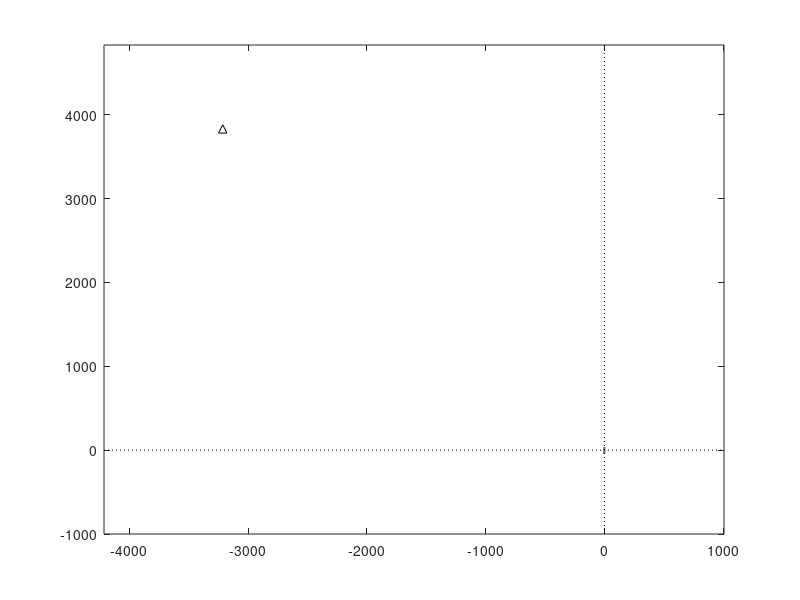

Here is the MATLAB script that generated this plot: (Note: this script raises an error after producing the figure.)
% =======================================================================
% project732    (includes scenario editor)
% =======================================================================
% Initialize ============================================================
clear
close all
clc
warning off 
% basic inputs ==========================================================

fc=2000;         % MHz  Carrier frequency
F=4;             % sampling rate: fraction of wave length
V=10;            % m/s MS1 speed 
NFFT=64;         % Number of points in FFT
Nsamples=400;    % Number of route samples 
avPower=-20;     % sigma^2  Raverage power
delaystep=1e-7   % delay discretization setep in s
step_f=0.01;     % Freq axis step MHz

% geometry inputs ========================================================

dBS=5000;     
angleBS=130;
BSx=dBS*cosd(angleBS) % location of transmitter (BS) x-coordinate
BSy=dBS*sind(angleBS)  % location of transmitter (BS) y-coordinate

% locations of point scatterers =========================================

fig=figure;
plot(BSx,BSy,'k^'), hold on

% indirect parameters ===================================================

lambdac=300/fc;    % m wavelength
Dx=lambdac/F;      % m sampling spacing 
ts=Dx/V;           % s time sampling interval
fs=1/ts;           % Hz sampling frequency
kc=2*pi/lambdac;   % propagation constant
fm=V/lambdac       % max Doppler shift
cc=3e8;            % speed of light

%========================================================================
% axes
% =======================================================================
timeaxis=ts.*[0:Nsamples-1];
Doppleraxis=([0:NFFT-1]-NFFT/2)*(fs/(NFFT-1));
faxis=[1999:step_f:2001];    % Freq axis in  MHz
% DELAY AXIS DEPENDS ON MAX DELAY, SET LATER 

% ========================================================================
MS0=-V*timeaxis(end)/2;   % initial location of receiver (MS) x-coordinate

MSx=MS0+V.*timeaxis;    % MS route along x-axis
MSy=zeros(Nsamples,1)';  % MS route along x-axis (y=0)
plot(MSx,MSy,'k','LineWidth',5)

MINx=min(min(BSx,MSx))-1000;
MAXx=max(max(BSx,MSx))+1000;
MINy=min(min(BSy,MSy))-1000;
MAXy=max(max(BSy,MSy))+1000;
axis([MINx MAXx MINy MAXy])
plot([0 0],[MINy MAXy], 'k:')
plot([MINx MAXx],[0 0], 'k:')

%=========================================================================
% SCENARIO EDITOR 
% ========================================================================
% placing point-scatterers in propagation scenario.

[SCx,SCy] = getpts(fig);
NSC=length(SCx);
plot(SCx,SCy,'k+');
xlabel('Distance (m)')
ylabel('Distance (m)')

% =======================================================================
% calculate distance matrix 
% =======================================================================

distBSSC=sqrt((BSx-SCx).^2+(BSy-SCy).^2);

distBSSCext=repmat(distBSSC,1,Nsamples);

distSCMS=zeros(NSC,Nsamples);
for ii=1:Nsamples
    distSCMS(:,ii)=sqrt((SCx-MSx(ii)).^2+SCy.^2);
end

distBSSCMS=distBSSCext+distSCMS;

% ======================================================================

distBSMS1aux=sqrt((BSx-MSx).^2+(BSy-MSy).^2);   
distBSMS1=min(min(distBSMS1aux));               % Ref distance is min BSMS dist 

% a=(distBSMS1./distBSSC(:)).*(distBSMS1./distSCMS(:,1));
a=(distBSMS1./sqrt(distBSSC(:))).*(distBSMS1./sqrt(distSCMS(:,1)));  % <-----

DeltaPower=avPower-10*log10(sum(a.^2));
deltaa=10.^(DeltaPower/20);             % to achieve reference power
a=deltaa*a;

% =====================================================================
% Define time-varying complex magnitudes of point scatterer contributions 
% amplitudes remain constant while phases change

aa=zeros(NSC,Nsamples);     % create variable 

for k1=1:Nsamples           % scan route points
    for k2=1:NSC            % scan scatterers
        aa(k2,k1)=a(k2)*exp(-j*kc*distBSSCMS(k2,k1));  % time-varying phase
    end
end

% ======================================================================

distBSSCMS1=distBSSCMS-distBSMS1;     % set a new refernece for delays wrt to 
DelaysNormalized=distBSSCMS1/cc;      % arrival of direct ray, here assumed 
                                      % to be totally blocked 
% DelaysNormalized=distBSSCMS/cc; 
                                      
DelaysNormalized=round(DelaysNormalized/delaystep);  % quantify delays delaystep (s)

auxx=size(DelaysNormalized);

auxx2=max(max(DelaysNormalized))+1;    % to include 0 ns delay
ImpulseResponse=zeros(auxx(2),auxx2);     % Create delay profile with step delaystep (s)

for jj=1:auxx(2)           % scan route locations
    for ii=1:auxx(1)       % scan scatterers
        indexx=DelaysNormalized(ii,jj)+1;               %<--------- ????
        ImpulseResponse(jj,indexx)=ImpulseResponse(jj,indexx)+aa(ii,jj);     
                                    % put in corresponding delay bin 
                                    % complex amplitude of delta
    end
end

axisdelayprofile=[0:auxx2-1];   % axis in delaystep units
figure, hold
for ii=1:Nsamples
 stem(axisdelayprofile*delaystep*1e6,abs(ImpulseResponse(ii,:)))  
 % delays in us
 % accumulate deltas with time and delay on same plot
end
xlabel('Delay (\mus)')
ylabel('Relative signal level (lin.units)')
title('Absoultue value of time varying impulse response, h(\tau;t)')

figure,stem3(axisdelayprofile*delaystep*1e6,timeaxis,abs(ImpulseResponse))
% delays in us
view(3)
xlabel('Delay (\mus)')
ylabel('Time (s)')
zlabel('Relative signal level (lin.units)')
title('Absoultue value of time varying impulse response, h(\tau;t)')
% ========================================================================
% frequency response for faxis (Freq axis)
% ========================================================================

FreqResp=zeros(Nsamples,length(faxis));

for k1=1:Nsamples               % scan route points
    for k2=1:length(faxis)      % scan frequencies
        for k3=1:NSC
            wl2=300/faxis(k2);
            FreqResp(k1,k2)=[FreqResp(k1,k2) + a(k3)*exp(-j*(2*pi/wl2)*distBSSCMS(k3,k1))];
        end
    end
end


figure;mesh(faxis,timeaxis,abs(FreqResp))
ylabel('Time (s)')
xlabel('Frequency (MHz)')
zlabel('Level (l.u.)')
title('Time-varying frequency response')

figure;mesh(faxis,timeaxis,20*log10(abs(FreqResp)))
ylabel('Time (s)')
xlabel('Frequency (MHz)')
zlabel('Level (dB)')
title('Time-varying frequency response')

figure;plot(faxis,20*log10(abs(FreqResp(1,:))),'k')
xlabel('frequency (MHz)')
ylabel('level (dB)')
title('Frequency response for first route point')

%=======================================================================
% Impulse response through IFFT

ImpResp=zeros(Nsamples,length(faxis));
for k4=1:Nsamples
    ImpResp(k4,:)=ifft(FreqResp(k4,:));
end
taumax=1/(step_f.*1e6);
step_tau=taumax/(length(faxis)-1);
step_tau=taumax/(length(faxis));               %<--------------?????
tauaxis=[0:length(faxis)-1].*step_tau;

figure;mesh(tauaxis,MSx,abs(ImpResp))
xlabel('delay (s)')
ylabel('route point (m)')
zlabel('level (l.u.)')
title('Time-varying impulse response. Magnitude')

figure;plot(tauaxis,abs(ImpResp(1,:)),'k')
xlabel('delay (s)')
zlabel('level (l.u.)')
title('Impulse response for the first route point. Magnitude')

% =======================================================================
% Compute scattering matrix
% =======================================================================

% ImpulseResponse(jj,kk)   jj is route ppoint and kk is delay bin

auxz=size(ImpulseResponse);
ScatMat=zeros(NFFT,auxz(2));

for kk=1:auxz(2)           % scan delay bins 
    ScatMat(:,kk)=fftshift(abs(fft(ImpulseResponse(:,kk),NFFT)).^2);
end
figure,surf(axisdelayprofile*delaystep*1e6,Doppleraxis,ScatMat)
 shading interp
 colormap(jet) 
xlabel('Delay (\mus)')
ylabel('Doppler (Hz)')
zlabel('Level (lin. units)')
title('Channel scattering matrix')


ScatMatdB=10*log10(ScatMat);
Floor=-40; 
[ww,zz]=find(ScatMatdB==-inf);
ScatMatdB(ww,zz)=Floor;

figure,surf(axisdelayprofile*delaystep*1e6,Doppleraxis,ScatMatdB)
 shading interp
 colormap(jet) 
xlabel('Delay (\mus)')
ylabel('Doppler (Hz)')
zlabel('Level (dB)')
title('Channel scattering matrix')

% =======================================================================
% Tapped delay line
% =======================================================================

apdp=abs(ImpulseResponse(1,:)).^2;
APDP=10*log10(apdp)
minAPDP=-60;
maxAPDP=max(APDP);
maxDel=max(axisdelayprofile*delaystep*1e6);
figure, stem2D(axisdelayprofile*delaystep*1e6,APDP,minAPDP) 
axis([-0.5 maxDel+0.5 minAPDP maxAPDP+10])

xlabel('Delay (\mus)')
ylabel('Relative signal level (dB)')
title('Averaged power delay profile')
 
